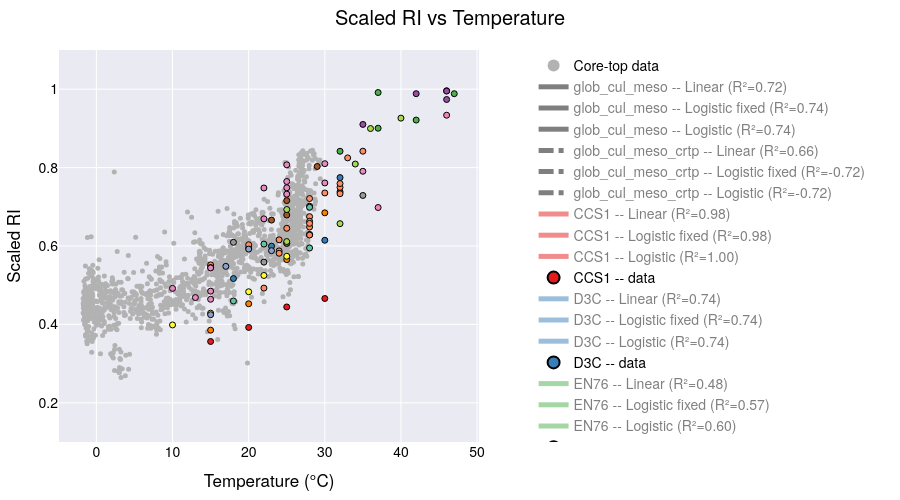

Notebook cell for this chart:
### Code cell
# ─── prepare sample points ────────────────────────────────────────────────────
xx = np.linspace(-4, 50, 200)

# ─── filter & group your data ──────────────────────────────────────────────────
plot_data = culture_meso_df[culture_meso_df['Temperature'] < 50]
min_count = 2
groups = [g for g, df in plot_data.groupby('Strains_edited') if len(df) >= min_count]

# ─── build the figure with one trace per strain per model ─────────────────────
fig = go.Figure()

fig.add_trace(go.Scatter(
    x=coretop_df['t_sf2tc_avg'],
    y=coretop_df['scaledRI_median'],
    mode='markers',
    marker=dict(color='rgba(178,178,178,1.000)', size=5),
    name='Core-top data',
    showlegend=True   # you can allow toggling it via legend if you like
))
core_idx = 0  # index of this core-top trace

# ─── add global fits ────────────────────────────────────────────────
X_all = plot_data['Temperature'].values.reshape(-1,1)
y_all = plot_data['scaledRI'].values

# -- Linear fit --
ols_all = LinearRegression().fit(X_all, y_all)
y_lin_all = ols_all.predict(xx.reshape(-1,1))


# -- Logistic fixed upper --
p0f = [25, 0.1, 0.1]
bf = (0, [50,1,1])
popt_f_all, _ = curve_fit(logistic_fixed_upper, plot_data['Temperature'], plot_data['scaledRI'], p0=p0f, bounds=bf)
y_logif_all = logistic_fixed_upper(xx, *popt_f_all)
r2_logif_all = 1 - np.var(plot_data['scaledRI'] - logistic_fixed_upper(plot_data['Temperature'], *popt_f_all)) / np.var(plot_data['scaledRI'])

# -- Full logistic --
p0_all = [25,0.1,0.1,0.1]
bnd_all = (0, [50,1,1,1])
popt_all, _ = curve_fit(logistic, plot_data['Temperature'], plot_data['scaledRI'], p0=p0_all, bounds=bnd_all)
y_logi_all = logistic(xx, *popt_all)
r2_logi_all = 1 - np.var(plot_data['scaledRI'] - logistic(plot_data['Temperature'], *popt_all)) / np.var(plot_data['scaledRI'])

## add global fits to figure
for model, y, r2 in [
    ("Linear", y_lin_all, ols_all.score(X_all, y_all)),
    ("Logistic fixed", y_logif_all, r2_logif_all),
    ("Logistic", y_logi_all, r2_logi_all)
]:
    fig.add_trace(go.Scatter(
        x=xx, y=y,
        mode='lines',
        name=f"glob_cul_meso -- {model} (R²={r2:.2f})",
        visible=True
    ))

### add X_all and y_all with coretop data and fit the glob_cul_meso_crtp
X_all_full = np.concatenate((coretop_df['t_sf2tc_avg'].values.reshape(-1,1), plot_data['Temperature'].values.reshape(-1,1)))
y_all_full = np.concatenate((coretop_df['scaledRI_median'].values, plot_data['scaledRI'].values))

# -- Linear fit --
ols_all_full = LinearRegression().fit(X_all_full, y_all_full)
y_lin_all_full = ols_all_full.predict(xx.reshape(-1,1))
# -- Logistic fixed upper --
p0f_full = [25, 0.1, 0.1]
bf_full = (0, [50,1,1])
popt_f_all_full, _ = curve_fit(logistic_fixed_upper, np.squeeze(X_all_full), y_all_full, p0=p0f_full, bounds=bf_full)
y_logif_all_full = logistic_fixed_upper(xx, *popt_f_all_full)
r2_logif_all_full = 1 - np.var(y_all_full - logistic_fixed_upper(X_all_full, *popt_f_all_full)) / np.var(y_all_full)
# -- Full logistic --
p0_all_full = [25,0.1,0.1,0.1]
bnd_all_full = (0, [50,1,1,1])
popt_all_full, _ = curve_fit(logistic, np.squeeze(X_all_full), y_all_full, p0=p0_all_full, bounds=bnd_all_full)
y_logi_all_full = logistic(xx, *popt_all_full)
r2_logi_all_full = 1 - np.var(y_all_full - logistic(X_all_full, *popt_all_full)) / np.var(y_all_full)
## add global fits to figure
for model, y, r2 in [
    ("Linear", y_lin_all_full, ols_all_full.score(X_all_full, y_all_full)),
    ("Logistic fixed", y_logif_all_full, r2_logif_all_full),
    ("Logistic", y_logi_all_full, r2_logi_all_full)
]:
    fig.add_trace(go.Scatter(
        x=xx, y=y,
        mode='lines',
        name=f"glob_cul_meso_crtp -- {model} (R²={r2:.2f})",
        visible=True
    ))
    
# ─── add all your strain traces ───────────────────────────
for strain in groups:
    df = plot_data[plot_data['Strains_edited'] == strain]
    X = df['Temperature'].values.reshape(-1,1)
    y = df['scaledRI'].values
    
    # -- Linear fit --
    ols = LinearRegression().fit(X, y)
    y_lin = ols.predict(xx.reshape(-1,1))
    fig.add_trace(go.Scatter(
        x=xx, y=y_lin, 
        mode='lines',
        name=f"{strain} -- Linear (R²={ols.score(X,y):.2f})",
        visible=(strain == groups[0])  # only first strain visible initially
    ))
    
    # -- Logistic fixed upper --
    p0f = [25, 0.1, 0.1]
    bf = (0, [50,1,1])
    popt_f, _ = curve_fit(logistic_fixed_upper, df['Temperature'], df['scaledRI'], p0=p0f, bounds=bf)
    y_logf = logistic_fixed_upper(xx, *popt_f)
    r2_f = 1 - np.var(df['scaledRI'] - logistic_fixed_upper(df['Temperature'], *popt_f)) / np.var(df['scaledRI'])
    fig.add_trace(go.Scatter(
        x=xx, y=y_logf,
        mode='lines',
        name=f"{strain} -- Logistic fixed (R²={r2_f:.2f})",
        visible=False
    ))
    
    # -- Full logistic --
    p0 = [25,0.1,0.1,0.1]
    bnd = (0, [50,1,1,1])
    popt, _ = curve_fit(logistic, df['Temperature'], df['scaledRI'], p0=p0, bounds=bnd)
    y_log = logistic(xx, *popt)
    r2 = 1 - np.var(df['scaledRI'] - logistic(df['Temperature'], *popt)) / np.var(df['scaledRI'])
    fig.add_trace(go.Scatter(
        x=xx, y=y_log,
        mode='lines',
        name=f"{strain} -- Logistic (R²={r2:.2f})",
        visible=False
    ))
    
    # -- Always-on scatter of raw data --
    fig.add_trace(go.Scatter(
        x=df['Temperature'], y=df['scaledRI'],
        mode='markers',
        marker=dict(size=6, line=dict(width=1, color='black')),
        name=f"{strain} -- data",
        visible=True
    ))
# build a mapping strain → color
palette1 = px.colors.qualitative.Set1
palette2 = px.colors.qualitative.Set2

# make one long list
all_colors = palette1 + palette2

# then map strains in order
strain_colors = {
    strain: all_colors[i % len(all_colors)]
    for i, strain in enumerate(groups)
}

# now loop through all traces
for trace in fig.data:
    # The “cultures + mesocosm only” global fit
    if trace.name.startswith("glob_cul_meso --"):
        trace.update(line=dict(
            color="black",   # pick any CSS name or hex code
            dash="solid",        # “solid”, “dash”, “dot”, “dashdot”, etc
            width=4              # thicker line
        ))

    # The “cultures + mesocosm + coretop” global fit
    elif trace.name.startswith("glob_cul_meso_crtp --"):
        trace.update(line=dict(
            color="black",
            dash="dashdot",
            width=3
        ))
        
    # skip the core-top (and any other truly global or background traces)
    elif trace.name == "Core-top data":
        continue

    # split off the strain name (everything before the “ – ”)
    strain = trace.name.split(" -- ")[0]

    # pick a color: if it’s one of our strains, use its palette color;
    # otherwise (e.g. “Global”) fall back to black or whatever you like
    col = strain_colors.get(strain, "black")

    # apply to both marker & line
    trace.update(
        marker=dict(color=col),
        line=dict(color=col)
    )



# Hide all line traces (fits) by default, leave markers visible
for trace in fig.data:
    if "lines" in trace.mode:
        trace.visible = "legendonly"
    else:
        trace.visible = True

# # Make “raw data” the initial visibility state:
# for tr in fig.data:
#     if tr.name == "Core-top data" or tr.name.endswith("-- data"):
#         tr.visible = True
#     else:
#         tr.visible = False
        


# reposition the model‐dropdown as a vertical nav bar on the left
fig.update_layout(

    autosize=False,     # turn off responsive “fill the container”
    width=900,          # fixed pixel width
    height=500,         # fixed pixel height
    margin=dict(l=40, r=40, t=50, b=40),

    title="Scaled RI vs Temperature",
    xaxis_title="Temperature (°C)",
    yaxis_title="Scaled RI",
    
    yaxis=dict(
        range=[0.1, 1.1],
        autorange=False    # turn off auto‐scaling
    ),

    # put the legend also on the left, so users can click each strain on/off
    legend=dict(
        traceorder="normal",
        orientation="v",
        x=1.13,      # just inside the left margin
        y=0.5,
        xanchor="left",
        yanchor="middle",
        itemsizing="constant"
    ),
    template='seaborn',
    font=dict(
        family="TeX Gyre Heros",
        size=14,
        color="black"
    ),
    
)

# lock X/Y so the units match (remove if you don’t want a 1:1 scale)
fig.update_xaxes(constrain='domain')            # keep the X‐axis from expanding

# set a default
# fig.update_layout(template="plotly_white")

fig.show()

# in your Python script / notebook:
fig.write_html(
  os.path.join(local_github_path, 'html_figures', 'scaledRI_vs_Temperature.html'),
  include_plotlyjs="cdn",   # pull Plotly.js from the CDN
  full_html=False           # only the <div>+<script>—no <html>/<body> wrapper
)

### Figure 1 — Plotly figure (JSON) as saved in the notebook; plotly's stock layout.template omitted (floating-point values rounded to 4 significant figures; data arrays with more than 128 entries replaced by an {"elided": "..."} marker saying what was removed)
{"data": [{"marker": {"color": "rgba(178,178,178,1.000)", "size": 5}, "mode": "markers", "name": "Core-top data", "showlegend": true, "type": "scatter", "visible": true, "x": {"elided": "1479 float values"}, "y": {"elided": "1479 float values"}}, {"line": {"color": "black", "dash": "solid", "width": 4}, "marker": {"color": "black"}, "mode": "lines", "name": "glob_cul_meso -- Linear (R²=0.72)", "type": "scatter", "visible": "legendonly", "x": {"elided": "200 float values"}, "y": {"elided": "200 float values"}}, {"line": {"color": "black", "dash": "solid", "width": 4}, "marker": {"color": "black"}, "mode": "lines", "name": "glob_cul_meso -- Logistic fixed (R²=0.74)", "type": "scatter", "visible": "legendonly", "x": {"elided": "200 float values"}, "y": {"elided": "200 float values"}}, {"line": {"color": "black", "dash": "solid", "width": 4}, "marker": {"color": "black"}, "mode": "lines", "name": "glob_cul_meso -- Logistic (R²=0.74)", "type": "scatter", "visible": "legendonly", "x": {"elided": "200 float values"}, "y": {"elided": "200 float values"}}, {"line": {"color": "black", "dash": "dashdot", "width": 3}, "marker": {"color": "black"}, "mode": "lines", "name": "glob_cul_meso_crtp -- Linear (R²=0.66)", "type": "scatter", "visible": "legendonly", "x": {"elided": "200 float values"}, "y": {"elided": "200 float values"}}, {"line": {"color": "black", "dash": "dashdot", "width": 3}, "marker": {"color": "black"}, "mode": "lines", "name": "glob_cul_meso_crtp -- Logistic fixed (R²=-0.72)", "type": "scatter", "visible": "legendonly", "x": {"elided": "200 float values"}, "y": {"elided": "200 float values"}}, {"line": {"color": "black", "dash": "dashdot", "width": 3}, "marker": {"color": "black"}, "mode": "lines", "name": "glob_cul_meso_crtp -- Logistic (R²=-0.72)", "type": "scatter", "visible": "legendonly", "x": {"elided": "200 float values"}, "y": {"elided": "200 float values"}}, {"line": {"color": "rgb(228,26,28)"}, "marker": {"color": "rgb(228,26,28)"}, "mode": "lines", "name": "CCS1 -- Linear (R²=0.98)", "type": "scatter", "visible": "legendonly", "x": {"elided": "200 float values"}, "y": {"elided": "200 float values"}}, {"line": {"color": "rgb(228,26,28)"}, "marker": {"color": "rgb(228,26,28)"}, "mode": "lines", "name": "CCS1 -- Logistic fixed (R²=0.98)", "type": "scatter", "visible": "legendonly", "x": {"elided": "200 float values"}, "y": {"elided": "200 float values"}}, {"line": {"color": "rgb(228,26,28)"}, "marker": {"color": "rgb(228,26,28)"}, "mode": "lines", "name": "CCS1 -- Logistic (R²=1.00)", "type": "scatter", "visible": "legendonly", "x": {"elided": "200 float values"}, "y": {"elided": "200 float values"}}, {"line": {"color": "rgb(228,26,28)"}, "marker": {"color": "rgb(228,26,28)", "line": {"color": "black", "width": 1}, "size": 6}, "mode": "markers", "name": "CCS1 -- data", "type": "scatter", "visible": true, "x": [15, 20, 25, 30], "y": [0.3564, 0.3923, 0.4445, 0.4661]}, {"line": {"color": "rgb(55,126,184)"}, "marker": {"color": "rgb(55,126,184)"}, "mode": "lines", "name": "D3C -- Linear (R²=0.74)", "type": "scatter", "visible": "legendonly", "x": {"elided": "200 float values"}, "y": {"elided": "200 float values"}}, {"line": {"color": "rgb(55,126,184)"}, "marker": {"color": "rgb(55,126,184)"}, "mode": "lines", "name": "D3C -- Logistic fixed (R²=0.74)", "type": "scatter", "visible": "legendonly", "x": {"elided": "200 float values"}, "y": {"elided": "200 float values"}}, {"line": {"color": "rgb(55,126,184)"}, "marker": {"color": "rgb(55,126,184)"}, "mode": "lines", "name": "D3C -- Logistic (R²=0.74)", "type": "scatter", "visible": "legendonly", "x": {"elided": "200 float values"}, "y": {"elided": "200 float values"}}, {"line": {"color": "rgb(55,126,184)"}, "marker": {"color": "rgb(55,126,184)", "line": {"color": "black", "width": 1}, "size": 6}, "mode": "markers", "name": "D3C -- data", "type": "scatter", "visible": true, "x": [30, 18, 23, 28, 32], "y": [0.6146, 0.517, 0.5995, 0.7015, 0.7745]}, {"line": {"color": "rgb(77,175,74)"}, "marker": {"color": "rgb(77,175,74)"}, "mode": "lines", "name": "EN76 -- Linear (R²=0.48)", "type": "scatter", "visible": "legendonly", "x": {"elided": "200 float values"}, "y": {"elided": "200 float values"}}, {"line": {"color": "rgb(77,175,74)"}, "marker": {"color": "rgb(77,175,74)"}, "mode": "lines", "name": "EN76 -- Logistic fixed (R²=0.57)", "type": "scatter", "visible": "legendonly", "x": {"elided": "200 float values"}, "y": {"elided": "200 float values"}}, {"line": {"color": "rgb(77,175,74)"}, "marker": {"color": "rgb(77,175,74)"}, "mode": "lines", "name": "EN76 -- Logistic (R²=0.60)", "type": "scatter", "visible": "legendonly", "x": {"elided": "200 float values"}, "y": {"elided": "200 float values"}}, {"line": {"color": "rgb(77,175,74)"}, "marker": {"color": "rgb(77,175,74)", "line": {"color": "black", "width": 1}, "size": 6}, "mode": "markers", "name": "EN76 -- data", "type": "scatter", "visible": true, "x": [37, 32, 37, 42, 47], "y": [0.9915, 0.8416, 0.9005, 0.9212, 0.9886]}, {"line": {"color": "rgb(152,78,163)"}, "marker": {"color": "rgb(152,78,163)"}, "mode": "lines", "name": "Ga9.2 -- Linear (R²=0.81)", "type": "scatter", "visible": "legendonly", "x": {"elided": "200 float values"}, "y": {"elided": "200 float values"}}, {"line": {"color": "rgb(152,78,163)"}, "marker": {"color": "rgb(152,78,163)"}, "mode": "lines", "name": "Ga9.2 -- Logistic fixed (R²=0.92)", "type": "scatter", "visible": "legendonly", "x": {"elided": "200 float values"}, "y": {"elided": "200 float values"}}, {"line": {"color": "rgb(152,78,163)"}, "marker": {"color": "rgb(152,78,163)"}, "mode": "lines", "name": "Ga9.2 -- Logistic (R²=0.94)", "type": "scatter", "visible": "legendonly", "x": {"elided": "200 float values"}, "y": {"elided": "200 float values"}}, {"line": {"color": "rgb(152,78,163)"}, "marker": {"color": "rgb(152,78,163)", "line": {"color": "black", "width": 1}, "size": 6}, "mode": "markers", "name": "Ga9.2 -- data", "type": "scatter", "visible": true, "x": [35, 46, 46, 42, 46], "y": [0.9102, 0.9737, 0.996, 0.9885, 0.9952]}, {"line": {"color": "rgb(255,127,0)"}, "marker": {"color": "rgb(255,127,0)"}, "mode": "lines", "name": "HCA1 -- Linear (R²=0.99)", "type": "scatter", "visible": "legendonly", "x": {"elided": "200 float values"}, "y": {"elided": "200 float values"}}, {"line": {"color": "rgb(255,127,0)"}, "marker": {"color": "rgb(255,127,0)"}, "mode": "lines", "name": "HCA1 -- Logistic fixed (R²=1.00)", "type": "scatter", "visible": "legendonly", "x": {"elided": "200 float values"}, "y": {"elided": "200 float values"}}, {"line": {"color": "rgb(255,127,0)"}, "marker": {"color": "rgb(255,127,0)"}, "mode": "lines", "name": "HCA1 -- Logistic (R²=1.00)", "type": "scatter", "visible": "legendonly", "x": {"elided": "200 float values"}, "y": {"elided": "200 float values"}}, {"line": {"color": "rgb(255,127,0)"}, "marker": {"color": "rgb(255,127,0)", "line": {"color": "black", "width": 1}, "size": 6}, "mode": "markers", "name": "HCA1 -- data", "type": "scatter", "visible": true, "x": [15, 20, 25, 30], "y": [0.3853, 0.4526, 0.5653, 0.6846]}, {"line": {"color": "rgb(255,255,51)"}, "marker": {"color": "rgb(255,255,51)"}, "mode": "lines", "name": "HCE1 -- Linear (R²=0.95)", "type": "scatter", "visible": "legendonly", "x": {"elided": "200 float values"}, "y": {"elided": "200 float values"}}, {"line": {"color": "rgb(255,255,51)"}, "marker": {"color": "rgb(255,255,51)"}, "mode": "lines", "name": "HCE1 -- Logistic fixed (R²=1.00)", "type": "scatter", "visible": "legendonly", "x": {"elided": "200 float values"}, "y": {"elided": "200 float values"}}, {"line": {"color": "rgb(255,255,51)"}, "marker": {"color": "rgb(255,255,51)"}, "mode": "lines", "name": "HCE1 -- Logistic (R²=1.00)", "type": "scatter", "visible": "legendonly", "x": {"elided": "200 float values"}, "y": {"elided": "200 float values"}}, {"line": {"color": "rgb(255,255,51)"}, "marker": {"color": "rgb(255,255,51)", "line": {"color": "black", "width": 1}, "size": 6}, "mode": "markers", "name": "HCE1 -- data", "type": "scatter", "visible": true, "x": [10, 15, 20, 22, 25], "y": [0.3986, 0.4287, 0.4833, 0.5249, 0.5738]}, {"line": {"color": "rgb(166,86,40)"}, "marker": {"color": "rgb(166,86,40)"}, "mode": "lines", "name": "MY1T -- Linear (R²=0.59)", "type": "scatter", "visible": "legendonly", "x": {"elided": "200 float values"}, "y": {"elided": "200 float values"}}, {"line": {"color": "rgb(166,86,40)"}, "marker": {"color": "rgb(166,86,40)"}, "mode": "lines", "name": "MY1T -- Logistic fixed (R²=0.61)", "type": "scatter", "visible": "legendonly", "x": {"elided": "200 float values"}, "y": {"elided": "200 float values"}}, {"line": {"color": "rgb(166,86,40)"}, "marker": {"color": "rgb(166,86,40)"}, "mode": "lines", "name": "MY1T -- Logistic (R²=0.67)", "type": "scatter", "visible": "legendonly", "x": {"elided": "200 float values"}, "y": {"elided": "200 float values"}}, {"line": {"color": "rgb(166,86,40)"}, "marker": {"color": "rgb(166,86,40)", "line": {"color": "black", "width": 1}, "size": 6}, "mode": "markers", "name": "MY1T -- data", "type": "scatter", "visible": true, "x": [25, 25, 20, 23, 25, 29, 32], "y": [0.6068, 0.6791, 0.5948, 0.6661, 0.7158, 0.8028, 0.7381]}, {"line": {"color": "rgb(247,129,191)"}, "marker": {"color": "rgb(247,129,191)"}, "mode": "lines", "name": "N4 -- Linear (R²=1.00)", "type": "scatter", "visible": "legendonly", "x": {"elided": "200 float values"}, "y": {"elided": "200 float values"}}, {"line": {"color": "rgb(247,129,191)"}, "marker": {"color": "rgb(247,129,191)"}, "mode": "lines", "name": "N4 -- Logistic fixed (R²=1.00)", "type": "scatter", "visible": "legendonly", "x": {"elided": "200 float values"}, "y": {"elided": "200 float values"}}, {"line": {"color": "rgb(247,129,191)"}, "marker": {"color": "rgb(247,129,191)"}, "mode": "lines", "name": "N4 -- Logistic (R²=1.00)", "type": "scatter", "visible": "legendonly", "x": {"elided": "200 float values"}, "y": {"elided": "200 float values"}}, {"line": {"color": "rgb(247,129,191)"}, "marker": {"color": "rgb(247,129,191)", "line": {"color": "black", "width": 1}, "size": 6}, "mode": "markers", "name": "N4 -- data", "type": "scatter", "visible": true, "x": [37, 46], "y": [0.6981, 0.9337]}, {"line": {"color": "rgb(153,153,153)"}, "marker": {"color": "rgb(153,153,153)"}, "mode": "lines", "name": "NAOA2 -- Linear (R²=0.69)", "type": "scatter", "visible": "legendonly", "x": {"elided": "200 float values"}, "y": {"elided": "200 float values"}}, {"line": {"color": "rgb(153,153,153)"}, "marker": {"color": "rgb(153,153,153)"}, "mode": "lines", "name": "NAOA2 -- Logistic fixed (R²=0.88)", "type": "scatter", "visible": "legendonly", "x": {"elided": "200 float values"}, "y": {"elided": "200 float values"}}, {"line": {"color": "rgb(153,153,153)"}, "marker": {"color": "rgb(153,153,153)"}, "mode": "lines", "name": "NAOA2 -- Logistic (R²=0.92)", "type": "scatter", "visible": "legendonly", "x": {"elided": "200 float values"}, "y": {"elided": "200 float values"}}, {"line": {"color": "rgb(153,153,153)"}, "marker": {"color": "rgb(153,153,153)", "line": {"color": "black", "width": 1}, "size": 6}, "mode": "markers", "name": "NAOA2 -- data", "type": "scatter", "visible": true, "x": [18, 22, 28, 35, 28], "y": [0.6094, 0.5589, 0.6294, 0.7289, 0.6288]}, {"line": {"color": "rgb(102,194,165)"}, "marker": {"color": "rgb(102,194,165)"}, "mode": "lines", "name": "NAOA6 -- Linear (R²=0.70)", "type": "scatter", "visible": "legendonly", "x": {"elided": "200 float values"}, "y": {"elided": "200 float values"}}, {"line": {"color": "rgb(102,194,165)"}, "marker": {"color": "rgb(102,194,165)"}, "mode": "lines", "name": "NAOA6 -- Logistic fixed (R²=0.70)", "type": "scatter", "visible": "legendonly", "x": {"elided": "200 float values"}, "y": {"elided": "200 float values"}}, {"line": {"color": "rgb(102,194,165)"}, "marker": {"color": "rgb(102,194,165)"}, "mode": "lines", "name": "NAOA6 -- Logistic (R²=0.81)", "type": "scatter", "visible": "legendonly", "x": {"elided": "200 float values"}, "y": {"elided": "200 float values"}}, {"line": {"color": "rgb(102,194,165)"}, "marker": {"color": "rgb(102,194,165)", "line": {"color": "black", "width": 1}, "size": 6}, "mode": "markers", "name": "NAOA6 -- data", "type": "scatter", "visible": true, "x": [18, 22, 28, 28], "y": [0.4598, 0.6049, 0.6988, 0.595]}, {"line": {"color": "rgb(252,141,98)"}, "marker": {"color": "rgb(252,141,98)"}, "mode": "lines", "name": "SCM1 -- Linear (R²=0.78)", "type": "scatter", "visible": "legendonly", "x": {"elided": "200 float values"}, "y": {"elided": "200 float values"}}, {"line": {"color": "rgb(252,141,98)"}, "marker": {"color": "rgb(252,141,98)"}, "mode": "lines", "name": "SCM1 -- Logistic fixed (R²=0.88)", "type": "scatter", "visible": "legendonly", "x": {"elided": "200 float values"}, "y": {"elided": "200 float values"}}, {"line": {"color": "rgb(252,141,98)"}, "marker": {"color": "rgb(252,141,98)"}, "mode": "lines", "name": "SCM1 -- Logistic (R²=0.88)", "type": "scatter", "visible": "legendonly", "x": {"elided": "200 float values"}, "y": {"elided": "200 float values"}}, {"line": {"color": "rgb(252,141,98)"}, "marker": {"color": "rgb(252,141,98)", "line": {"color": "black", "width": 1}, "size": 6}, "mode": "markers", "name": "SCM1 -- data", "type": "scatter", "visible": true, "x": [22, 25, 28, 28, 15, 20, 25, 30, 33, 35, 28, 24, 24, 24, 28, 28, 28, 32, 32, 32], "y": [0.4926, 0.6071, 0.6279, 0.6484, 0.5518, 0.6032, 0.6452, 0.7353, 0.8248, 0.8418, 0.721, 0.5875, 0.6157, 0.5815, 0.6749, 0.6629, 0.6577, 0.7496, 0.7593, 0.7333]}, {"line": {"color": "rgb(141,160,203)"}, "marker": {"color": "rgb(141,160,203)"}, "mode": "lines", "name": "SPOT1 -- Linear (R²=0.70)", "type": "scatter", "visible": "legendonly", "x": {"elided": "200 float values"}, "y": {"elided": "200 float values"}}, {"line": {"color": "rgb(141,160,203)"}, "marker": {"color": "rgb(141,160,203)"}, "mode": "lines", "name": "SPOT1 -- Logistic fixed (R²=0.71)", "type": "scatter", "visible": "legendonly", "x": {"elided": "200 float values"}, "y": {"elided": "200 float values"}}, {"line": {"color": "rgb(141,160,203)"}, "marker": {"color": "rgb(141,160,203)"}, "mode": "lines", "name": "SPOT1 -- Logistic (R²=1.00)", "type": "scatter", "visible": "legendonly", "x": {"elided": "200 float values"}, "y": {"elided": "200 float values"}}, {"line": {"color": "rgb(141,160,203)"}, "marker": {"color": "rgb(141,160,203)", "line": {"color": "black", "width": 1}, "size": 6}, "mode": "markers", "name": "SPOT1 -- data", "type": "scatter", "visible": true, "x": [15, 17, 20, 23], "y": [0.4247, 0.5481, 0.5921, 0.588]}, {"line": {"color": "rgb(231,138,195)"}, "marker": {"color": "rgb(231,138,195)"}, "mode": "lines", "name": "mesocosm - North Sea -- Linear (R²=0.84)", "type": "scatter", "visible": "legendonly", "x": {"elided": "200 float values"}, "y": {"elided": "200 float values"}}, {"line": {"color": "rgb(231,138,195)"}, "marker": {"color": "rgb(231,138,195)"}, "mode": "lines", "name": "mesocosm - North Sea -- Logistic fixed (R²=0.88)", "type": "scatter", "visible": "legendonly", "x": {"elided": "200 float values"}, "y": {"elided": "200 float values"}}, {"line": {"color": "rgb(231,138,195)"}, "marker": {"color": "rgb(231,138,195)"}, "mode": "lines", "name": "mesocosm - North Sea -- Logistic (R²=0.95)", "type": "scatter", "visible": "legendonly", "x": {"elided": "200 float values"}, "y": {"elided": "200 float values"}}, {"line": {"color": "rgb(231,138,195)"}, "marker": {"color": "rgb(231,138,195)", "line": {"color": "black", "width": 1}, "size": 6}, "mode": "markers", "name": "mesocosm - North Sea -- data", "type": "scatter", "visible": true, "x": [10, 15, 15, 22, 25, 25, 30, 35, 13, 15, 15, 22, 25, 25, 30], "y": [0.4919, 0.4848, 0.4641, 0.748, 0.7646, 0.807, 0.7608, 0.7907, 0.4685, 0.5451, 0.5441, 0.6693, 0.7485, 0.7323, 0.8099]}, {"line": {"color": "rgb(166,216,84)"}, "marker": {"color": "rgb(166,216,84)"}, "mode": "lines", "name": "mesocosm - Seychelles -- Linear (R²=0.78)", "type": "scatter", "visible": "legendonly", "x": {"elided": "200 float values"}, "y": {"elided": "200 float values"}}, {"line": {"color": "rgb(166,216,84)"}, "marker": {"color": "rgb(166,216,84)"}, "mode": "lines", "name": "mesocosm - Seychelles -- Logistic fixed (R²=0.89)", "type": "scatter", "visible": "legendonly", "x": {"elided": "200 float values"}, "y": {"elided": "200 float values"}}, {"line": {"color": "rgb(166,216,84)"}, "marker": {"color": "rgb(166,216,84)"}, "mode": "lines", "name": "mesocosm - Seychelles -- Logistic (R²=0.95)", "type": "scatter", "visible": "legendonly", "x": {"elided": "200 float values"}, "y": {"elided": "200 float values"}}, {"line": {"color": "rgb(166,216,84)"}, "marker": {"color": "rgb(166,216,84)", "line": {"color": "black", "width": 1}, "size": 6}, "mode": "markers", "name": "mesocosm - Seychelles -- data", "type": "scatter", "visible": true, "x": [25, 25, 32, 34, 36, 40], "y": [0.6113, 0.6931, 0.657, 0.809, 0.8997, 0.9262]}], "layout": {"autosize": false, "font": {"color": "black", "family": "TeX Gyre Heros", "size": 14}, "height": 500, "legend": {"itemsizing": "constant", "orientation": "v", "traceorder": "normal", "x": 1.13, "xanchor": "left", "y": 0.5, "yanchor": "middle"}, "margin": {"b": 40, "l": 40, "r": 40, "t": 50}, "title": {"text": "Scaled RI vs Temperature"}, "width": 900, "xaxis": {"constrain": "domain", "title": {"text": "Temperature (°C)"}}, "yaxis": {"autorange": false, "range": [0.1, 1.1], "title": {"text": "Scaled RI"}}}}
